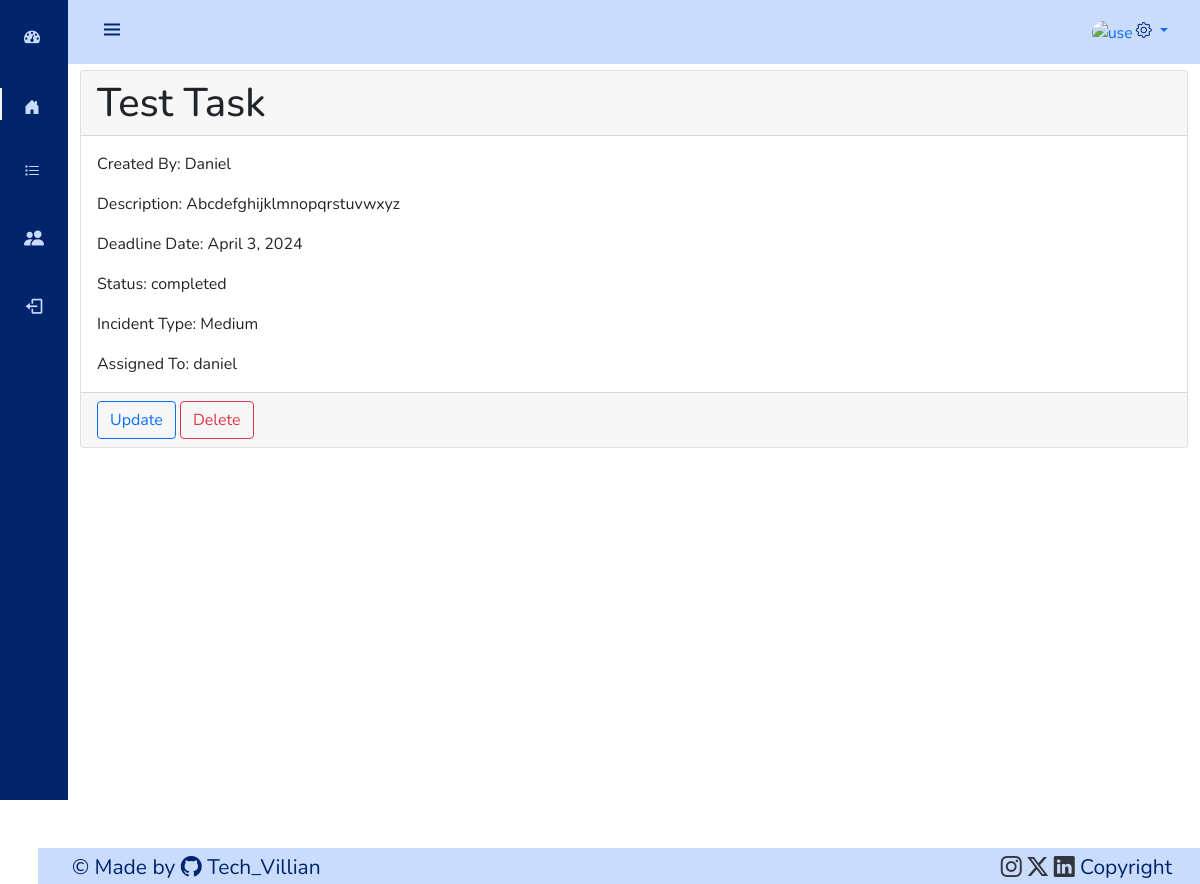
Screenshot of /task_detail/2/ (signed in) with the database file from the repository.
### project/models.py (models this page shows, shortened)
class Task(models.Model):
    created_by = models.ForeignKey(auth.get_user_model(), on_delete=models.CASCADE)
    title = models.CharField(max_length=255)
    description = models.TextField()
    deadline = models.DateField()
    status = models.CharField(max_length=20, choices=[
        ('pending', 'Pending'),
        ('in_progress', 'In Progress'),
        ('completed', 'Completed')
    ])
    incident_types = models.CharField(max_length=20, choices=[
        ('critical', 'Critical'),
        ('high', 'High'),
        ('medium', 'Medium')
    ], blank=True, null=True)
    assigned_to = models.ForeignKey(User, on_delete=models.CASCADE, related_name='tasks')
    assigned_team = models.ForeignKey(Team, on_delete=models.SET_NULL, null=True, blank=True, related_name='assigned_tasks')

### project/views.py (the view)
# urls.py: path('task_detail/<int:id>/', project_views.task_detail, name='task_detail'),
def task_detail(request, id):
    task = get_object_or_404(Task, id=id)
    return render(request, 'tasks/task_detail.html', {'task': task})

### project/templates/tasks/task_detail.html
{% extends 'base.html' %}
{% block content %}
<div class="container">
    <div class="card" style="margin-top: 70px; margin-bottom: 50vh;">
        <h1 class="card-header">{{ task.title|capfirst }}</h1>
        <div class="card-body">
            <p class="card-text">Created By: {{ task.created_by|capfirst }}</p>
            <p class="card-text">Description: {{ task.description|lower|capfirst }}</p>
            <p class="card-text">Deadline Date: {{ task.deadline }}</p>
            <p class="card-text">Status: {{ task.status }}</p>
            <p class="card-text">Incident Type: {{task.incident_types|capfirst}}</p>
            <p class="card-text">Assigned To: {{ task.assigned_to }}</p>
        </div>
        <div class="card-footer">
            {% if task.created_by == user or task.assigned_to == user %}
            <a href="{% url 'task_update' pk=task.pk %}" class="btn btn-outline-primary">Update</a>
            <a href="{% url 'task-delete' pk=task.pk %}" class="btn btn-outline-danger">Delete</a>
            {% endif %}
        </div>
    </div>
</div>
{% endblock content %}

### user/templates/base.html (style rules this page uses)
:root { --header-height: 3rem;--nav-width: 68px;--first-color: #00246B;--first-color-light: #CADCFC;--white-color: #F7F6FB;--body-font: 'Nunito', sans-serif;--normal-font-size: 1rem;--z-fixed: 100 }
*,::before,::after { box-sizing: border-box }
body { position: relative;margin: var(--header-height) 0 0 0;padding: 0 0rem;font-family: var(--body-font);font-size: var(--normal-font-size);transition: .5s }
a { text-decoration: none }
@media screen and (min-width: 768px) { body { margin: calc(var(--header-height) + 1rem) 0 0 0;padding-left: calc(var(--nav-width) + 0rem); } }

### rows the page displays
Task: title "Test Task", created_by "Daniel", description "Abcdefghijklmnopqrstuvwxyz", deadline "April 3, 2024", status "completed", incident_types "Medium", assigned_to "daniel"
